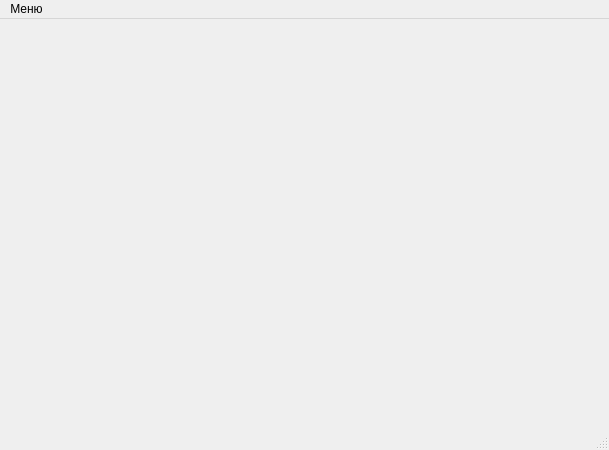
<?xml version="1.0" encoding="UTF-8"?>
<ui version="4.0">
 <class>MainWindow</class>
 <widget class="QMainWindow" name="MainWindow">
  <property name="geometry">
   <rect>
    <x>0</x>
    <y>0</y>
    <width>609</width>
    <height>450</height>
   </rect>
  </property>
  <property name="windowTitle">
   <string>Игра</string>
  </property>
  <property name="styleSheet">
   <string notr="true">background-image: url(:/background.jpg);
color: rgb(255, 0, 0);

QWidget { background-image: url(:/background.jpg); }</string>
  </property>
  <widget class="QWidget" name="centralWidget"/>
  <widget class="QMenuBar" name="menuBar">
   <property name="geometry">
    <rect>
     <x>0</x>
     <y>0</y>
     <width>609</width>
     <height>25</height>
    </rect>
   </property>
   <property name="autoFillBackground">
    <bool>false</bool>
   </property>
   <widget class="QMenu" name="mainMenu">
    <property name="title">
     <string>Меню</string>
    </property>
    <addaction name="newGameMenu"/>
    <addaction name="settingsMenu"/>
    <addaction name="statisticsMenu"/>
    <addaction name="separator"/>
    <addaction name="exitMenu"/>
   </widget>
   <addaction name="mainMenu"/>
  </widget>
  <widget class="QStatusBar" name="statusBar"/>
  <action name="newGameMenu">
   <property name="text">
    <string>Новая игра</string>
   </property>
  </action>
  <action name="settingsMenu">
   <property name="text">
    <string>Настройки</string>
   </property>
  </action>
  <action name="statisticsMenu">
   <property name="text">
    <string>Статистика</string>
   </property>
  </action>
  <action name="exitMenu">
   <property name="text">
    <string>Выход</string>
   </property>
  </action>
 </widget>
 <layoutdefault spacing="6" margin="11"/>
 <resources/>
 <connections/>
</ui>
